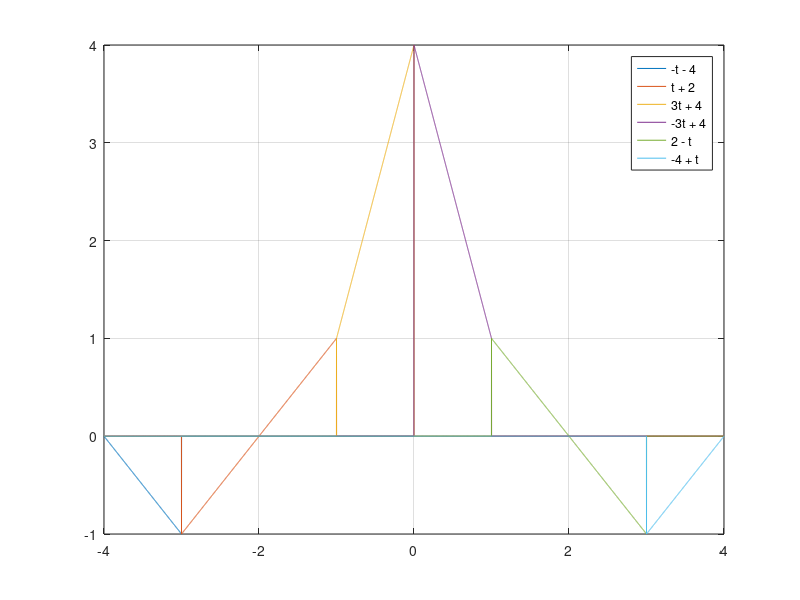

This figure's MATLAB source:
t=-4:0.001:4;
f1=@(t) (-t-4).*(t>=-4 & t<=-3);
f2=@(t) (t+2).*(t>=-3 & t<=-1);
f3=@(t) (3*t+4).*(t>=-1 & t<=0);
f4=@(t) (-3*t+4).*(t>=0 & t<=1);
f5=@(t) (2-t).*(t>=1 & t<=3);
f6=@(t) (-4+t).*(t>=3 & t<=4);
plot(t,f1(t),t,f2(t),t,f3(t),t,f4(t),t,f5(t),t,f6(t));
legend('-t - 4','t + 2','3t + 4','-3t + 4','2 - t','-4 + t');
grid on;